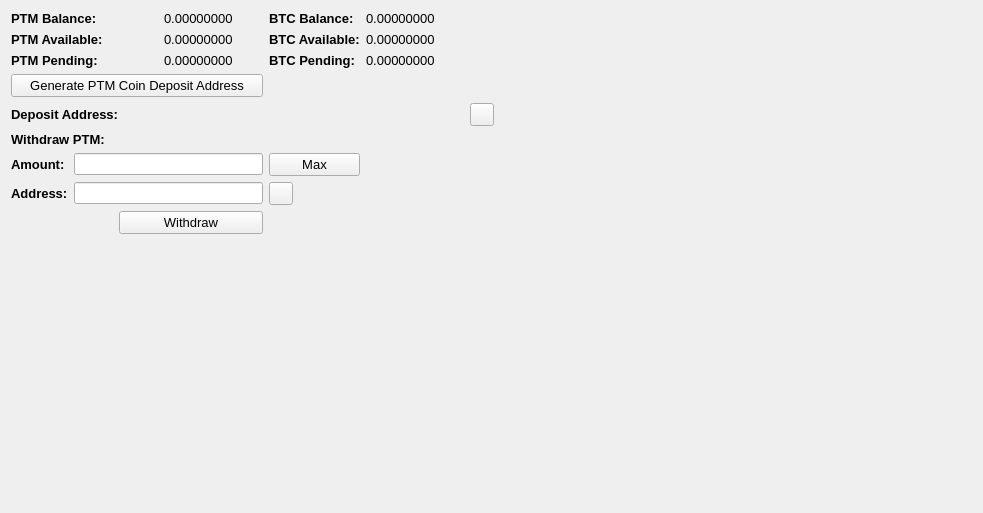
     <widget class="QWidget" name="BalanceTab">
      <attribute name="title">
       <string>Balance</string>
      </attribute>
      <layout class="QGridLayout" name="gridLayout_2">
       <item row="0" column="0" colspan="2">
        <widget class="QLabel" name="label_11">
         <property name="font">
          <font>
           <pointsize>10</pointsize>
           <weight>75</weight>
           <bold>true</bold>
          </font>
         </property>
         <property name="text">
          <string>PTM Balance:</string>
         </property>
        </widget>
       </item>
       <item row="0" column="3">
        <widget class="QLabel" name="PTMBalanceLabel">
         <property name="font">
          <font>
           <pointsize>10</pointsize>
          </font>
         </property>
         <property name="text">
          <string>0.00000000</string>
         </property>
         <property name="textInteractionFlags">
          <set>Qt::LinksAccessibleByMouse|Qt::TextSelectableByMouse</set>
         </property>
        </widget>
       </item>
       <item row="0" column="4">
        <widget class="QLabel" name="label_12">
         <property name="font">
          <font>
           <pointsize>10</pointsize>
           <weight>75</weight>
           <bold>true</bold>
          </font>
         </property>
         <property name="text">
          <string>BTC Balance:</string>
         </property>
        </widget>
       </item>
       <item row="0" column="5">
        <widget class="QLabel" name="BitcoinBalanceLabel">
         <property name="font">
          <font>
           <pointsize>10</pointsize>
          </font>
         </property>
         <property name="text">
          <string>0.00000000</string>
         </property>
         <property name="textInteractionFlags">
          <set>Qt::LinksAccessibleByMouse|Qt::TextSelectableByMouse</set>
         </property>
        </widget>
       </item>
       <item row="0" column="7" rowspan="10">
        <spacer name="horizontalSpacer_4">
         <property name="orientation">
          <enum>Qt::Horizontal</enum>
         </property>
         <property name="sizeHint" stdset="0">
          <size>
           <width>478</width>
           <height>488</height>
          </size>
         </property>
        </spacer>
       </item>
       <item row="1" column="0" colspan="2">
        <widget class="QLabel" name="label_13">
         <property name="font">
          <font>
           <pointsize>10</pointsize>
           <weight>75</weight>
           <bold>true</bold>
          </font>
         </property>
         <property name="text">
          <string>PTM Available:</string>
         </property>
        </widget>
       </item>
       <item row="1" column="3">
        <widget class="QLabel" name="PTMAvailableLabel_2">
         <property name="font">
          <font>
           <pointsize>10</pointsize>
          </font>
         </property>
         <property name="text">
          <string>0.00000000</string>
         </property>
         <property name="textInteractionFlags">
          <set>Qt::LinksAccessibleByMouse|Qt::TextSelectableByMouse</set>
         </property>
        </widget>
       </item>
       <item row="1" column="4">
        <widget class="QLabel" name="label_15">
         <property name="font">
          <font>
           <pointsize>10</pointsize>
           <weight>75</weight>
           <bold>true</bold>
          </font>
         </property>
         <property name="text">
          <string>BTC Available:</string>
         </property>
        </widget>
       </item>
       <item row="1" column="5">
        <widget class="QLabel" name="BitcoinAvailableLabel">
         <property name="font">
          <font>
           <pointsize>10</pointsize>
          </font>
         </property>
         <property name="text">
          <string>0.00000000</string>
         </property>
         <property name="textInteractionFlags">
          <set>Qt::LinksAccessibleByMouse|Qt::TextSelectableByMouse</set>
         </property>
        </widget>
       </item>
       <item row="2" column="0" colspan="2">
        <widget class="QLabel" name="label_14">
         <property name="font">
          <font>
           <pointsize>10</pointsize>
           <weight>75</weight>
           <bold>true</bold>
          </font>
         </property>
         <property name="text">
          <string>PTM Pending:</string>
         </property>
        </widget>
       </item>
       <item row="2" column="3">
        <widget class="QLabel" name="PTMPendingLabel">
         <property name="font">
          <font>
           <pointsize>10</pointsize>
          </font>
         </property>
         <property name="text">
          <string>0.00000000</string>
         </property>
         <property name="textInteractionFlags">
          <set>Qt::LinksAccessibleByMouse|Qt::TextSelectableByMouse</set>
         </property>
        </widget>
       </item>
       <item row="2" column="4">
        <widget class="QLabel" name="label_31">
         <property name="font">
          <font>
           <pointsize>10</pointsize>
           <weight>75</weight>
           <bold>true</bold>
          </font>
         </property>
         <property name="text">
          <string>BTC Pending:</string>
         </property>
        </widget>
       </item>
       <item row="2" column="5">
        <widget class="QLabel" name="BitcoinPendingLabel">
         <property name="font">
          <font>
           <pointsize>10</pointsize>
          </font>
         </property>
         <property name="text">
          <string>0.00000000</string>
         </property>
         <property name="textInteractionFlags">
          <set>Qt::LinksAccessibleByMouse|Qt::TextSelectableByMouse</set>
         </property>
        </widget>
       </item>
       <item row="3" column="0" colspan="4">
        <widget class="QPushButton" name="GenDepositBTN">
         <property name="font">
          <font>
           <pointsize>10</pointsize>
          </font>
         </property>
         <property name="text">
          <string>Generate PTM Coin Deposit Address</string>
         </property>
        </widget>
       </item>
       <item row="4" column="0" colspan="3">
        <widget class="QLabel" name="label_33">
         <property name="font">
          <font>
           <pointsize>10</pointsize>
           <weight>75</weight>
           <bold>true</bold>
          </font>
         </property>
         <property name="text">
          <string>Deposit Address:</string>
         </property>
        </widget>
       </item>
       <item row="4" column="3" colspan="3">
        <widget class="QLabel" name="DepositAddressLabel">
         <property name="minimumSize">
          <size>
           <width>300</width>
           <height>0</height>
          </size>
         </property>
         <property name="palette">
          <palette>
           <active>
            <colorrole role="WindowText">
             <brush brushstyle="SolidPattern">
              <color alpha="255">
               <red>0</red>
               <green>0</green>
               <blue>0</blue>
              </color>
             </brush>
            </colorrole>
            <colorrole role="Text">
             <brush brushstyle="SolidPattern">
              <color alpha="255">
               <red>0</red>
               <green>0</green>
               <blue>255</blue>
              </color>
             </brush>
            </colorrole>
           </active>
           <inactive>
            <colorrole role="WindowText">
             <brush brushstyle="SolidPattern">
              <color alpha="255">
               <red>0</red>
               <green>0</green>
               <blue>0</blue>
              </color>
             </brush>
            </colorrole>
            <colorrole role="Text">
             <brush brushstyle="SolidPattern">
              <color alpha="255">
               <red>0</red>
               <green>0</green>
               <blue>255</blue>
              </color>
             </brush>
            </colorrole>
           </inactive>
           <disabled>
            <colorrole role="WindowText">
             <brush brushstyle="SolidPattern">
              <color alpha="255">
               <red>120</red>
               <green>120</green>
               <blue>120</blue>
              </color>
             </brush>
            </colorrole>
            <colorrole role="Text">
             <brush brushstyle="SolidPattern">
              <color alpha="255">
               <red>120</red>
               <green>120</green>
               <blue>120</blue>
              </color>
             </brush>
            </colorrole>
           </disabled>
          </palette>
         </property>
         <property name="font">
          <font>
           <pointsize>10</pointsize>
           <weight>75</weight>
           <bold>true</bold>
          </font>
         </property>
         <property name="text">
          <string/>
         </property>
         <property name="alignment">
          <set>Qt::AlignRight|Qt::AlignTrailing|Qt::AlignVCenter</set>
         </property>
         <property name="textInteractionFlags">
          <set>Qt::LinksAccessibleByMouse|Qt::TextSelectableByKeyboard|Qt::TextSelectableByMouse</set>
         </property>
        </widget>
       </item>
       <item row="4" column="6">
        <widget class="QToolButton" name="DepositCopyButton">
         <property name="toolTip">
          <string>Copy to clipboard</string>
         </property>
         <property name="text">
          <string/>
         </property>
         <property name="icon">
          <iconset resource="../bitcoin.qrc">
           <normaloff>:/icons/editcopy</normaloff>:/icons/editcopy</iconset>
         </property>
         <property name="shortcut">
          <string>Alt+P</string>
         </property>
        </widget>
       </item>
       <item row="5" column="0" colspan="2">
        <widget class="QLabel" name="label_34">
         <property name="font">
          <font>
           <pointsize>10</pointsize>
           <weight>75</weight>
           <bold>true</bold>
          </font>
         </property>
         <property name="text">
          <string>Withdraw PTM:</string>
         </property>
        </widget>
       </item>
       <item row="6" column="0">
        <widget class="QLabel" name="label_26">
         <property name="font">
          <font>
           <pointsize>10</pointsize>
           <weight>75</weight>
           <bold>true</bold>
          </font>
         </property>
         <property name="text">
          <string>Amount:</string>
         </property>
        </widget>
       </item>
       <item row="6" column="1" colspan="3">
        <widget class="QLineEdit" name="WithdrawUnitsInput">
         <property name="font">
          <font>
           <pointsize>9</pointsize>
           <weight>75</weight>
           <bold>true</bold>
          </font>
         </property>
         <property name="text">
          <string/>
         </property>
        </widget>
       </item>
       <item row="6" column="4">
        <widget class="QPushButton" name="Withdraw_Max_Amount">
         <property name="font">
          <font>
           <pointsize>10</pointsize>
          </font>
         </property>
         <property name="text">
          <string>Max</string>
         </property>
        </widget>
       </item>
       <item row="7" column="0">
        <widget class="QLabel" name="label_10">
         <property name="font">
          <font>
           <pointsize>10</pointsize>
           <weight>75</weight>
           <bold>true</bold>
          </font>
         </property>
         <property name="text">
          <string>Address:</string>
         </property>
        </widget>
       </item>
       <item row="7" column="1" colspan="3">
        <widget class="QLineEdit" name="WithdrawAddress">
         <property name="font">
          <font>
           <pointsize>9</pointsize>
           <weight>75</weight>
           <bold>true</bold>
          </font>
         </property>
        </widget>
       </item>
       <item row="7" column="4">
        <widget class="QToolButton" name="WithdrawPasteButton">
         <property name="toolTip">
          <string>Paste from clipboard</string>
         </property>
         <property name="text">
          <string/>
         </property>
         <property name="icon">
          <iconset resource="../bitcoin.qrc">
           <normaloff>:/icons/editpaste</normaloff>:/icons/editpaste</iconset>
         </property>
         <property name="shortcut">
          <string>Alt+P</string>
         </property>
        </widget>
       </item>
       <item row="8" column="2" colspan="2">
        <widget class="QPushButton" name="WithdrawUnitsBtn">
         <property name="font">
          <font>
           <pointsize>10</pointsize>
          </font>
         </property>
         <property name="text">
          <string>Withdraw</string>
         </property>
        </widget>
       </item>
       <item row="9" column="0" colspan="6">
        <spacer name="verticalSpacer">
         <property name="orientation">
          <enum>Qt::Vertical</enum>
         </property>
         <property name="sizeHint" stdset="0">
          <size>
           <width>428</width>
           <height>262</height>
          </size>
         </property>
        </spacer>
       </item>
      </layout>
      <zorder>label_31</zorder>
      <zorder>label_15</zorder>
      <zorder>label_12</zorder>
      <zorder>label_14</zorder>
      <zorder>label_13</zorder>
      <zorder>label_11</zorder>
      <zorder>BitcoinBalanceLabel</zorder>
      <zorder>PTMBalanceLabel</zorder>
      <zorder>PTMAvailableLabel_2</zorder>
      <zorder>PTMPendingLabel</zorder>
      <zorder>BitcoinAvailableLabel</zorder>
      <zorder>BitcoinPendingLabel</zorder>
      <zorder>label_33</zorder>
      <zorder>GenDepositBTN</zorder>
      <zorder>DepositAddressLabel</zorder>
      <zorder>Withdraw_Max_Amount</zorder>
      <zorder>label_34</zorder>
      <zorder>WithdrawUnitsInput</zorder>
      <zorder>label_10</zorder>
      <zorder>label_26</zorder>
      <zorder>WithdrawAddress</zorder>
      <zorder>WithdrawUnitsBtn</zorder>
      <zorder>horizontalSpacer_4</zorder>
      <zorder>verticalSpacer</zorder>
      <zorder>WithdrawPasteButton</zorder>
      <zorder>DepositCopyButton</zorder>
     </widget>
